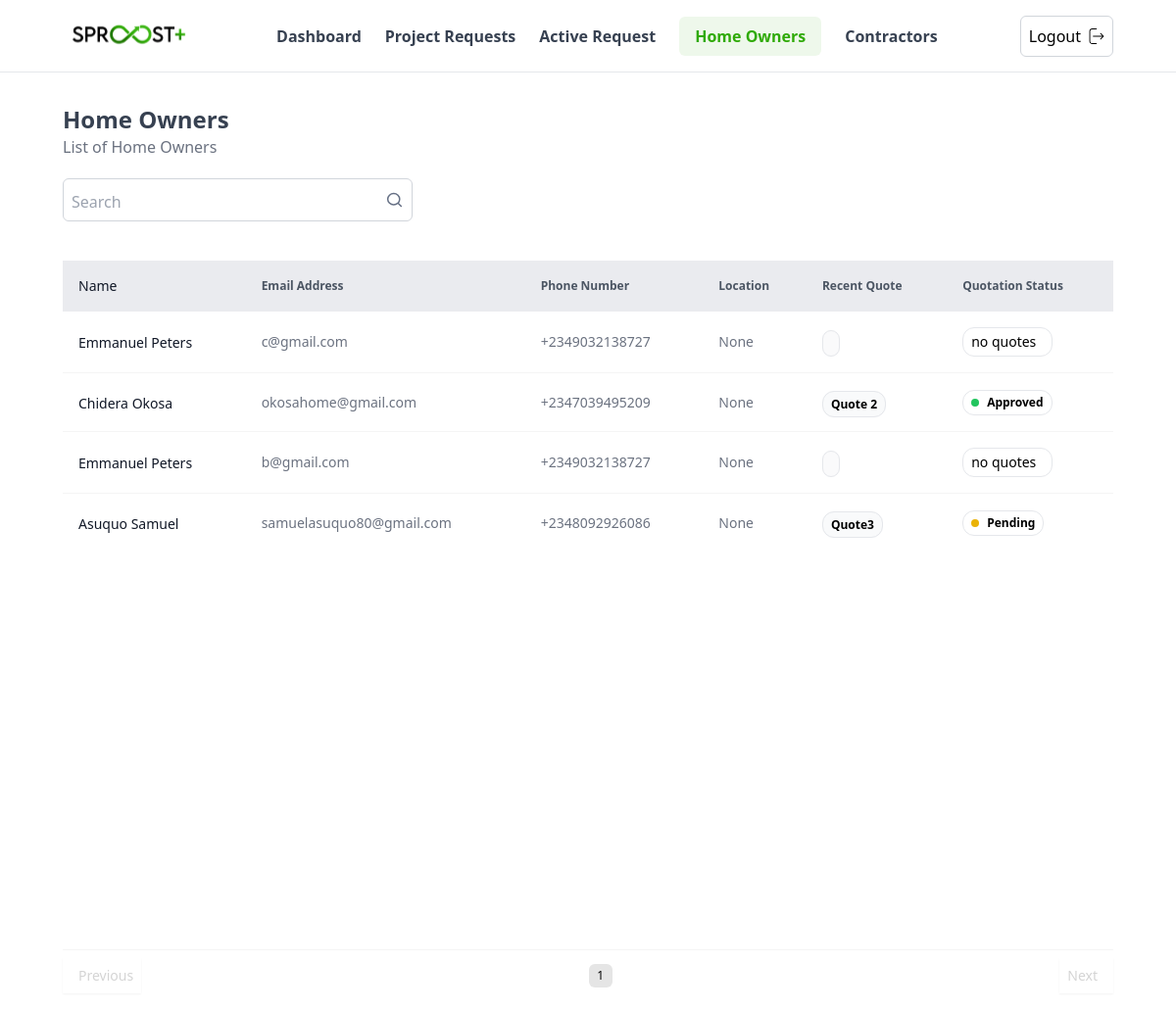
The app's page /user-admin/home-owners/ (signed in), older data.
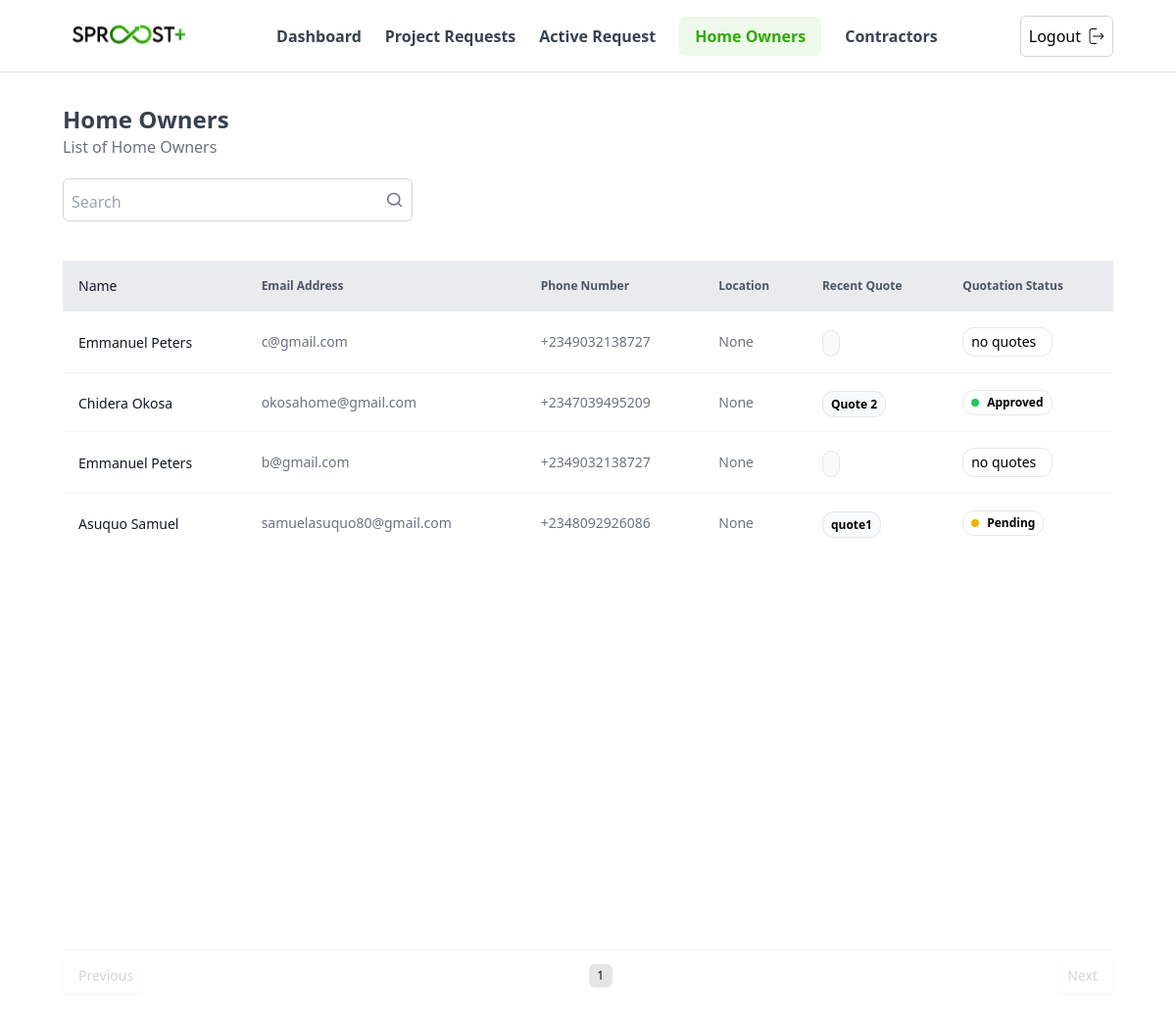
The same page, newer data.
### accounts/models.py (models this page shows)
class User(AbstractUser):
    phone_number = PhoneNumberField(null=False, blank=False)
    user_type = models.CharField(max_length = 3, choices = USER_TYPE_CHOICES)
    date_joined = models.DateTimeField(auto_now_add=True)

### quotes/models.py (models this page shows, shortened)
class QuoteRequest(models.Model):
    user = models.ForeignKey("accounts.User", on_delete=models.CASCADE, null=False, related_name="quote_requests")
    uuid = models.UUIDField(default=uuid.uuid4, editable=False, unique=True)
    title = models.CharField(max_length=255, null=False)
    summary = models.TextField(null=False, max_length=257)
    status = models.CharField(max_length=255, choices=QuoteRequestStatus.choices, default=QuoteRequestStatus.pending, null=False)
    contact_phone = models.CharField(max_length=20, null=False)
    contact_email = models.EmailField(max_length=255, null=False)
    property_address = models.CharField(max_length=255, null=False)
    upload_date = models.DateTimeField(auto_now_add=True, null=False)
    media_paths = GenericRelation("main.Media")
    is_quote = models.BooleanField(default=True)
    objects = QuoteRequestManager()

### profiles/models.py (models this page shows, shortened)
class UserProfile(models.Model):
    user = models.OneToOneField(User, on_delete=models.CASCADE, related_name = 'user_profile')
    address = AddressField(null = True)
    city = models.CharField(max_length = 50, null = True, blank = True)
    state_province = models.CharField(max_length = 50, null = True, blank = True)

### admins/views.py (the view, shortened to what this page needs)
# urls.py: path('home-owners/', views.homeOwnersListView, name="homeowners"),
@login_required
def homeOwnersListView(request):
    query = request.GET.get('q')
    home_owners = User.objects.filter(user_type='HO').select_related("user_profile").prefetch_related('quote_requests').order_by('-id')
    paginator = Paginator(home_owners, 10)  # Show 10 orders per page.
    page_number = request.GET.get('page')
    page_obj = paginator.get_page(page_number)
    context = {'homeowners': page_obj}
    return render(request, 'user_admin/home_owners.html', context)

### quotes/models.py (called while the page is built)
    @property
    def latest_quote(self):
        return self.order_by('-id').first()

### templates/user_admin/home_owners.html (shortened to what the changed rows need)
{% extends "user_admin/base.html" %}
{% load static %}
{% block content %}
<main class="w-full px-[1rem] md:px-[4rem] flex flex-col gap-8 my-8">
    <div class="">
        <div class="mb-4">
            <h1 class="text-2xl font-semibold text-gray-700">Home Owners</h1>
        </div>
    </div>
    <div class="w-full">
        <div class="w-full my-2 min-h-[65vh]">
            <table class="w-full">
                <thead class="h-10 bg-gray-200 bg-opacity-80">
                    <tr class="text-gray-600 text-xs font-medium">
                        <th class=" text-start p-4">
                            <div class="inline-flex items-center gap-4">
                                <h3 class="text-gray-900 text-sm font-medium capitalize">Name</h3>
                            </div>
                        </th>
                        <th class=" text-start p-4">Email Address</th>
                        <th class=" text-start p-4">Phone Number</th>
                        <th class=" text-start p-4">Location</th>
                        <th class=" text-start p-4">Recent Quote</th>
                        <th class=" text-start p-4">Quotation Status</th>
                    </tr>
                </thead>
                <tbody class="p-4">
                    {% if homeowners %}
                    {% for homeowner in homeowners %}
                    <tr class="border-b border-neutral-100 last:border-0">
                        <td class=" p-4">
                            <a href = {% url 'admins:update_home_owner' homeowner.pk %} class="inline-flex items-center gap-4">
                                <h3 class="text-gray-900 text-sm font-medium capitalize">{{homeowner.first_name}} {{homeowner.last_name}}</h3>
                            </a>
                        </td>
                        <td class=" p-4">
                            <div class="flex flex-col gap-1">
                                <span class="text-gray-500 text-sm">{{homeowner.email}}</span>
                            </div>
                        </td>
                        <td class=" p-4">
                            <div class="flex flex-col gap-1">
                                <span class="text-gray-500 text-sm">{{homeowner.phone_number}}</span>
                            </div>
                        </td>
                        <td class=" p-4">
                            <div class="flex flex-col gap-1">
                                <span class="text-gray-500 text-sm">{{homeowner.user_profile.address}}</span>
                            </div>
                        </td>
                        <td class=" p-4">
                            <span class=" font-semibold text-xs rounded-xl p-1 px-2 border border-neutral-150 bg-gray-50 bg-opacity-90  ">
                                {{homeowner.quote_requests.latest_quote.title}}
                            </span>
                        </td>
                        <td class="p-4 ">
                            <div class="inline-flex items-center gap-2 rounded-xl p-1 px-2 border border-neutral-150">
                                {% if homeowner.quote_requests.latest_quote.status%}
                                    <span class="w-2 h-2 rounded-full {% if homeowner.quote_requests.latest_quote.status|lower == 'approved' %} bg-green-500 {% elif homeowner.quote_requests.latest_quote.status|lower == 'pending' %} bg-yellow-500 {% else %} bg-red-500 {% endif %} "></span>
                                {% else %}
                                    <span class=" rounded-full text-sm">no quotes</span>
                                {% endif %}
                                <span class="font-semibold text-xs capitalize">
                                    {{homeowner.quote_requests.latest_quote.status}}
                                </span>
                            </div>
                        </td>
                    </tr>
                    {% endfor %}
                    {% else %}
                    <tr>
                        <td colspan="7" class="text-center text-gray-500 mt-5">No Home Owners found</td>
                    </tr>
                    {% endif %}
                </tbody>
            </table>
        </div>
    </div>
</main>
{% endblock %}

Row changes from the older to the newer data that the page shows:
changed User "Asuquo": quote_requests.latest_quote "Quote3" → "quote1"
